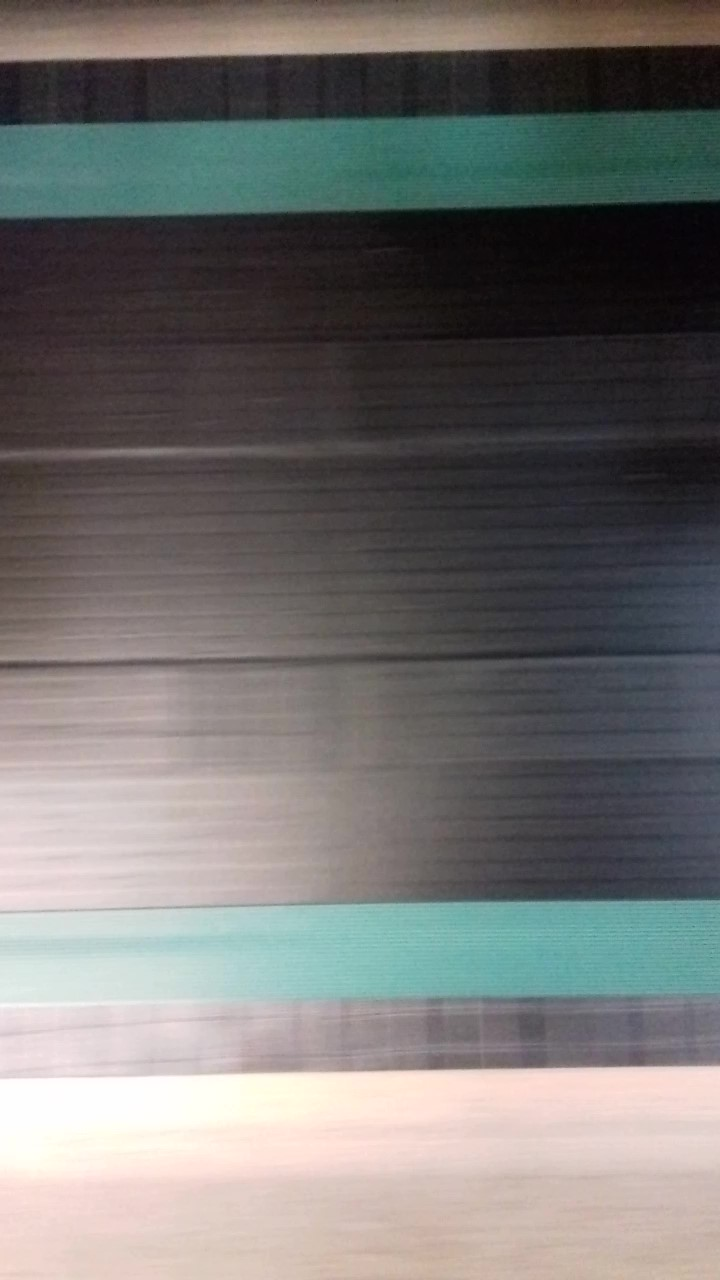
#> input picture images/tasma.jpg, 720 x 1280 px
$ python contours.py
#> lines starting #> are read from the running program, lines starting #| are printed output that depends on the picture
import numpy as np
import matplotlib.pyplot as plt

from skimage import measure
import skimage
from skimage.transform import radon, rescale

r = skimage.io.imread('images/tasma.jpg', as_gray=True)
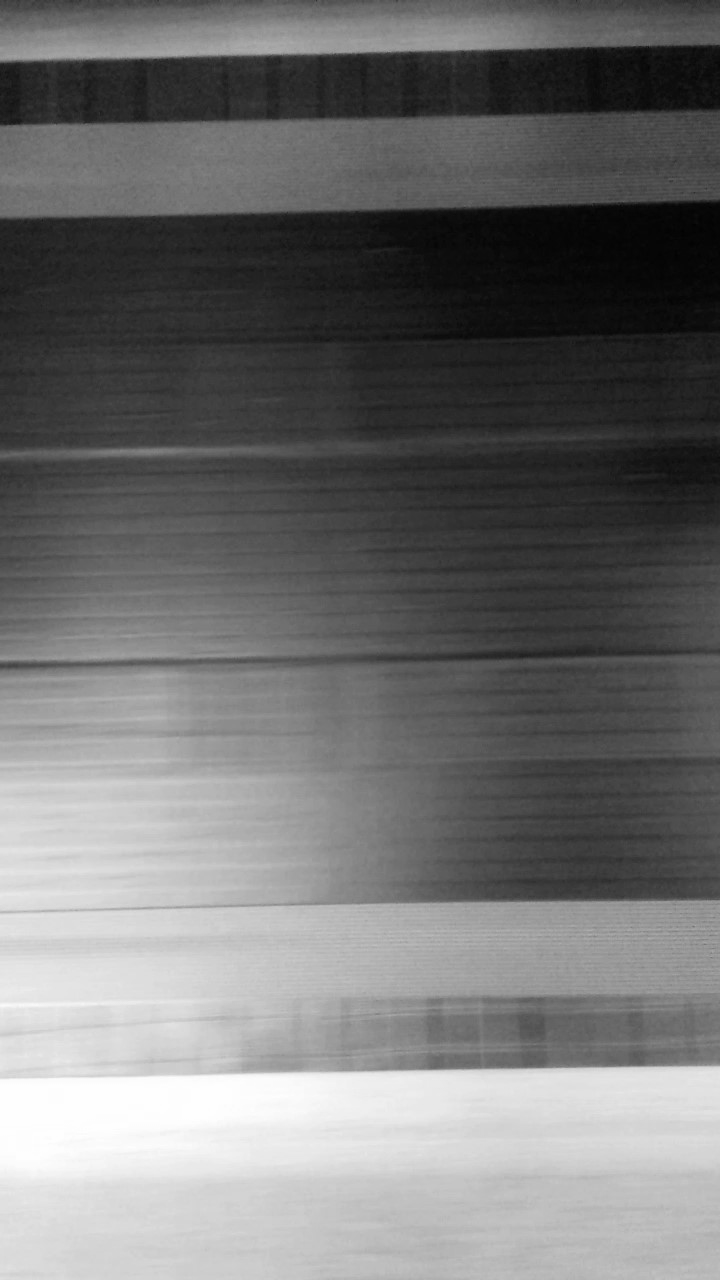
#> r: shape (1280, 720) float64; min 0.007, max 0.999, mean 0.449
# Construct some test data
#x, y = np.ogrid[-np.pi:np.pi:100j, -np.pi:np.pi:100j]
#r = np.sin(np.exp((np.sin(x)**3 + np.cos(y)**2)))

# Find contours at a constant value of 0.8
contours = measure.find_contours(r, 0.34)
#> contours = 468 items

# Display the image and plot all contours found
fig, ax = plt.subplots()
ax.imshow(r, interpolation='nearest', cmap=plt.cm.gray)

for n, contour in enumerate(contours):
    ax.plot(contour[:, 1], contour[:, 0], linewidth=2)
#> this loop made 468 passes
#> contour on passes 1, 6, 8: [[0, 221.1], [0.202, 221], [0.702, 220], [0, 219.9]], [[0, 238.2], [0.376, 238], [0, 237.6]], [[0, 276.9], [0.173, 277], [0.458, 278], [0, 278.3]]

ax.axis('image')
ax.set_xticks([])
ax.set_yticks([])
plt.show()
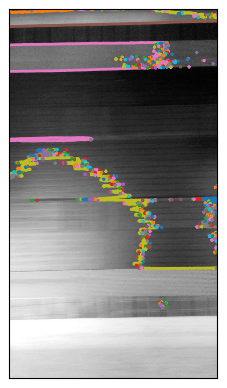
#> figure drawn by matplotlib, 1 panel

$ run again, with images/window.jpg copied over images/tasma.jpg
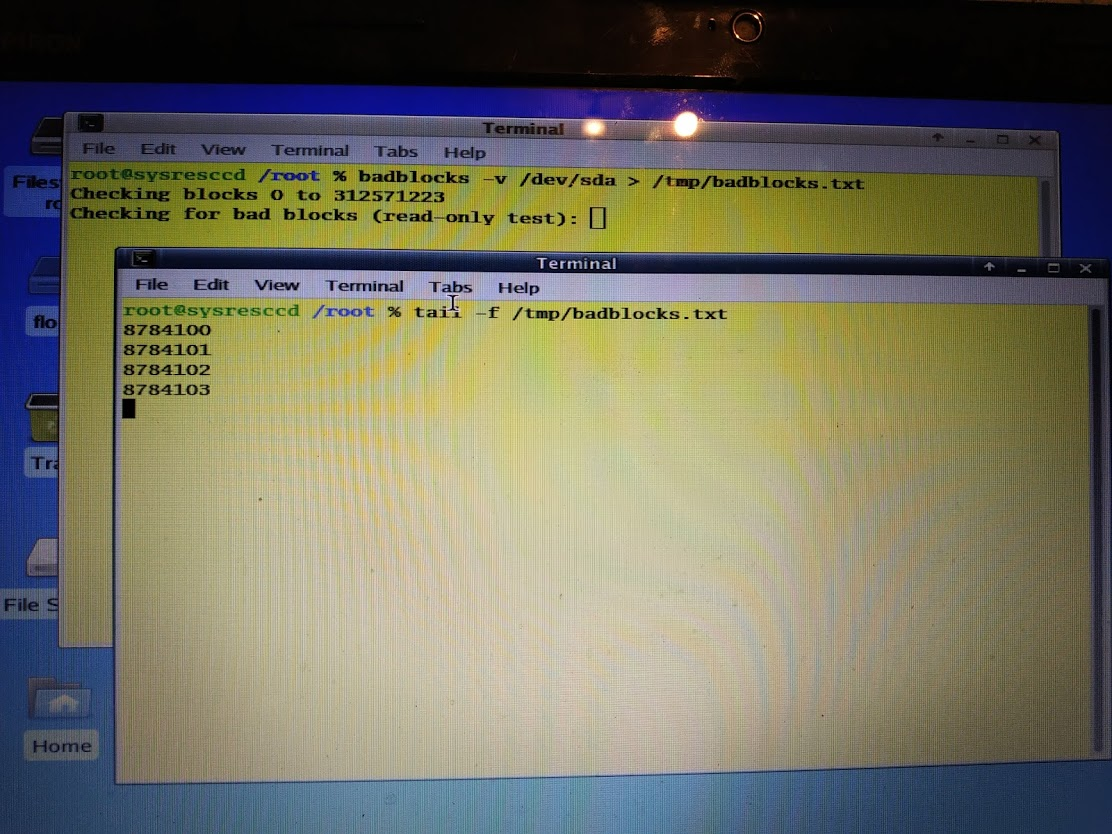
#> input picture images/window.jpg, 1112 x 834 px
#> `r = skimage.io.imread('images/tasma.jpg', as_gray=True)`:
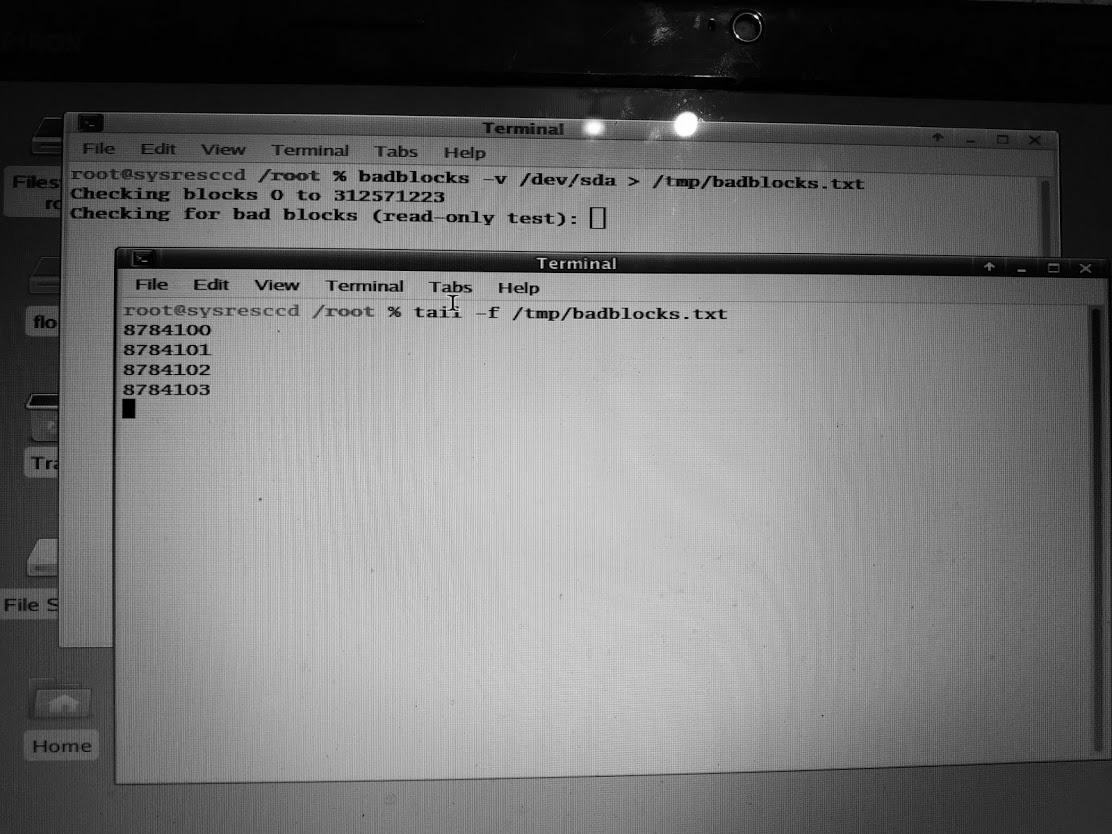
#> r: shape (834, 1112) float64; min 0, max 1, mean 0.443
#> contours = 7562 point arrays, longest 10233 points
#> `plt.show()`:
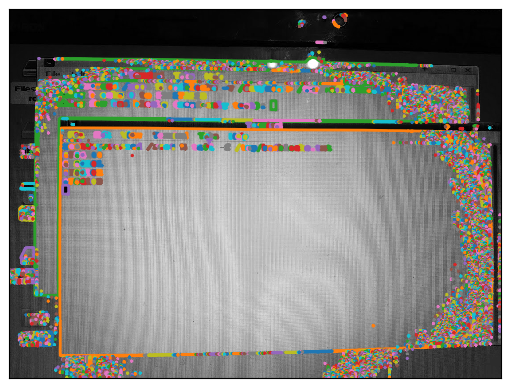
#> figure drawn by matplotlib, 1 panel
